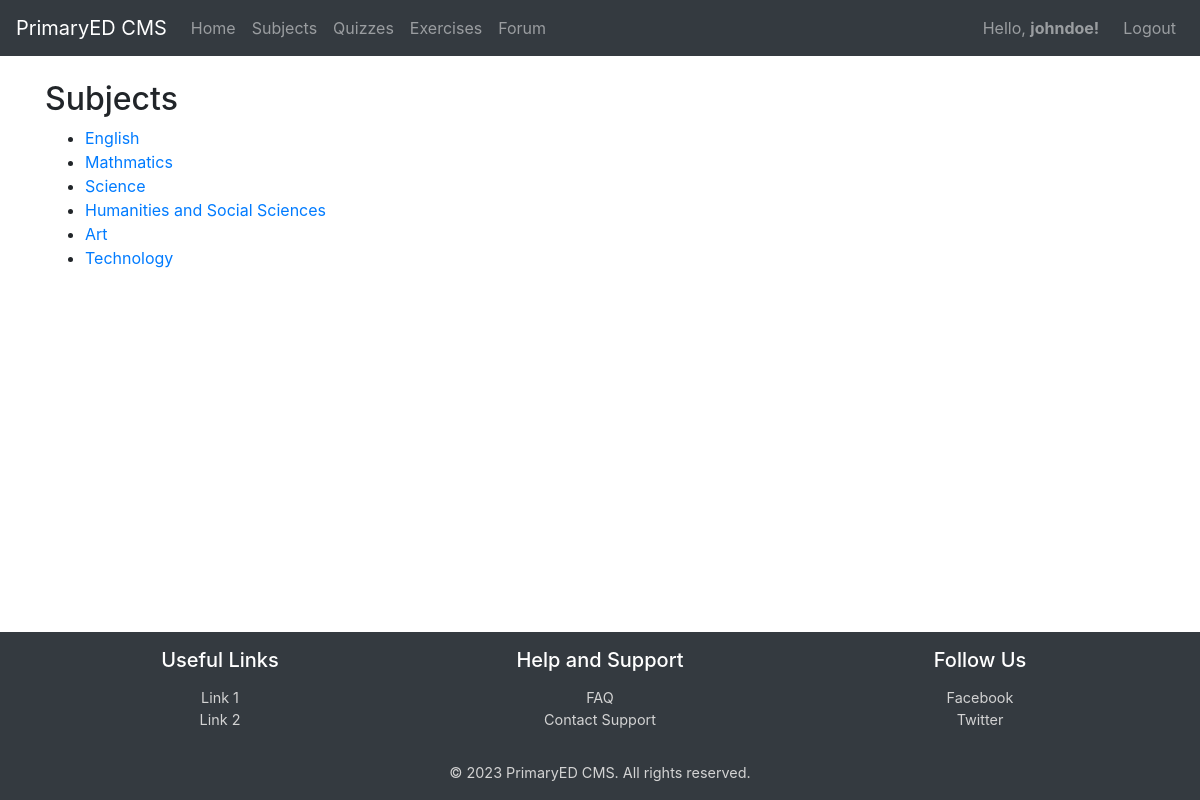
The app's page /subjects/ (signed in) with its own data.
### core/models.py (models this page shows, shortened)
class User(AbstractUser):
    pass

class Subject(models.Model):
    subject = models.CharField(max_length=64)
    description = models.TextField(blank=True)

### core/views.py (the view)
# urls.py: path('subjects/', SubjectListView.as_view(), name='subject_list'),
class SubjectListView(ListView):
    model = Subject
    context_object_name = 'subjects'
    template_name = 'subjects/subject_list.html'

### core/templates/core/subject_list.html (shortened to what this page needs)
{% extends 'core/base.html' %}
{% block body %}
  <h2>Subjects</h2>
  <ul>
    {% for subject in subjects %}
      <li>
        <a href="{% url 'subject_detail' subject.id %}">{{ subject.subject }}</a>
      </li>
    {% empty %}
      <li>No subjects available.</li>
    {% endfor %}
  </ul>
{% endblock %}

### core/templates/core/base.html (shortened to what this page needs)
{% load static %}
<!DOCTYPE html>
<html lang="en">
<head>
    <link rel="stylesheet" href="https://stackpath.bootstrapcdn.com/bootstrap/4.5.2/css/bootstrap.min.css" />
    <link rel="stylesheet" href="{% static 'core/styles.css' %}" />
</head>
<body>
    <div class="main">
        <nav class="navbar navbar-expand-lg navbar-dark bg-dark">
            <a class="navbar-brand" href="{% url 'index' %}">PrimaryED CMS</a>
            <div class="collapse navbar-collapse" id="navbarNav">
                <ul class="navbar-nav mr-auto">
                    <li class="nav-item">
                        <a class="nav-link" href="{% url 'index' %}">Home</a>
                    </li>
                    {% if request.user.is_authenticated %}
                        <li class="nav-item">
                            <a class="nav-link" href="{% url 'subject_list' %}">Subjects</a>
                        </li>
                        <li class="nav-item">
                            <a class="nav-link" href="#">Quizzes</a>
                        </li>
                        <li class="nav-item">
                            <a class="nav-link" href="#">Exercises</a>
                        </li>
                        <li class="nav-item">
                            <a class="nav-link" href="{% url 'forum' %}">Forum</a>
                        </li>
                    {% endif %}
                </ul>
                <ul class="navbar-nav">
                    {% if request.user.is_authenticated %}
                        <li class="nav-item">
                            <span class="navbar-text mr-3">Hello, <strong>{{ request.user.username }}!</strong></span>
                        </li>
                        <li class="nav-item">
                            <a class="nav-link" href="{% url 'logout' %}">Logout</a>
                        </li>
                    {% endif %}
                </ul>
            </div>
        </nav>
        <div class="container mt-4">{% block body %} {% endblock %}</div>
    </div>
    <footer class="footer text-center py-3 small-text">
        <div class="container">
            <div class="row">
                <div class="col-md-4">
                    <h5>Useful Links</h5>
                    <ul class="list-unstyled">
                        <li><a href="#">Link 1</a></li>
                        <li><a href="#">Link 2</a></li>
                    </ul>
                </div>
                <div class="col-md-4">
                    <h5>Help and Support</h5>
                    <ul class="list-unstyled">
                        <li><a href="#">FAQ</a></li>
                        <li><a href="#">Contact Support</a></li>
                    </ul>
                </div>
                <div class="col-md-4">
                    <h5>Follow Us</h5>
                    <ul class="list-unstyled">
                        <li><a href="#">Facebook</a></li>
                        <li><a href="#">Twitter</a></li>
                    </ul>
                </div>
            </div>
            <div class="mt-3">
                &copy; 2023 PrimaryED CMS. All rights reserved.
            </div>
        </div>
    </footer>
</body>
</html>

### core/static/core/styles.css (style rules this page uses)
html, body { height: 100%; margin: 0; }
body { display: flex; flex-direction: column; min-height: 100vh; }
.main { flex: 1; display: flex; flex-direction: column; }
.footer { background-color: #343a40; color: #d3d3d3; }
.footer a { color: #d3d3d3; }
.footer h5 { color: white; margin-bottom: 15px; }
.small-text { font-size: 0.9rem; }

### records on screen
User: user.username "johndoe"
Subject: subject "English"
Subject: subject "Mathmatics"
Subject: subject "Science"
Subject: subject "Humanities and Social Sciences"
Subject: subject "Art"
Subject: subject "Technology"
